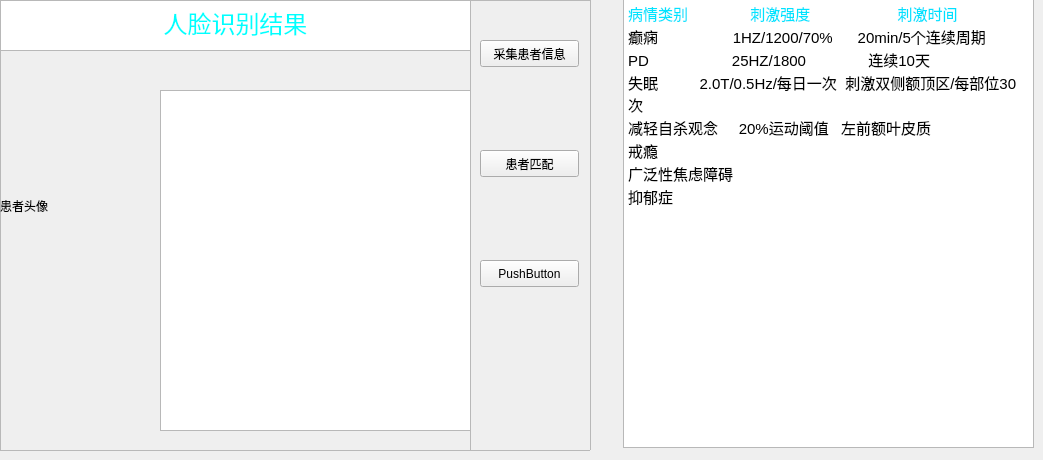
    <widget class="QWidget" name="tab_3">
     <attribute name="title">
      <string>患者数据</string>
     </attribute>
     <widget class="QTextEdit" name="textEdit">
      <property name="geometry">
       <rect>
        <x>623</x>
        <y>-3</y>
        <width>411</width>
        <height>451</height>
       </rect>
      </property>
      <property name="html">
       <string>&lt;!DOCTYPE HTML PUBLIC &quot;-//W3C//DTD HTML 4.0//EN&quot; &quot;http://www.w3.org/TR/REC-html40/strict.dtd&quot;&gt;
&lt;html&gt;&lt;head&gt;&lt;meta name=&quot;qrichtext&quot; content=&quot;1&quot; /&gt;&lt;style type=&quot;text/css&quot;&gt;
p, li { white-space: pre-wrap; }
&lt;/style&gt;&lt;/head&gt;&lt;body style=&quot; font-family:'Ubuntu'; font-size:11pt; font-weight:400; font-style:normal;&quot;&gt;
&lt;p style=&quot; margin-top:0px; margin-bottom:0px; margin-left:0px; margin-right:0px; -qt-block-indent:0; text-indent:0px;&quot;&gt;&lt;span style=&quot; color:#00e4ff;&quot;&gt;病情类别               刺激强度 &lt;/span&gt;                   &lt;span style=&quot; color:#00e2ff;&quot;&gt; 刺激时间&lt;/span&gt;&lt;/p&gt;
&lt;p style=&quot; margin-top:0px; margin-bottom:0px; margin-left:0px; margin-right:0px; -qt-block-indent:0; text-indent:0px;&quot;&gt;癫痫                  1HZ/1200/70%      20min/5个连续周期&lt;/p&gt;
&lt;p style=&quot; margin-top:0px; margin-bottom:0px; margin-left:0px; margin-right:0px; -qt-block-indent:0; text-indent:0px;&quot;&gt;PD                    25HZ/1800               连续10天&lt;/p&gt;
&lt;p style=&quot; margin-top:0px; margin-bottom:0px; margin-left:0px; margin-right:0px; -qt-block-indent:0; text-indent:0px;&quot;&gt;失眠          2.0T/0.5Hz/每日一次  刺激双侧额顶区/每部位30次&lt;/p&gt;
&lt;p style=&quot; margin-top:0px; margin-bottom:0px; margin-left:0px; margin-right:0px; -qt-block-indent:0; text-indent:0px;&quot;&gt;减轻自杀观念     20%运动阈值   左前额叶皮质&lt;/p&gt;
&lt;p style=&quot; margin-top:0px; margin-bottom:0px; margin-left:0px; margin-right:0px; -qt-block-indent:0; text-indent:0px;&quot;&gt;戒瘾&lt;/p&gt;
&lt;p style=&quot; margin-top:0px; margin-bottom:0px; margin-left:0px; margin-right:0px; -qt-block-indent:0; text-indent:0px;&quot;&gt;广泛性焦虑障碍&lt;/p&gt;
&lt;p style=&quot; margin-top:0px; margin-bottom:0px; margin-left:0px; margin-right:0px; -qt-block-indent:0; text-indent:0px;&quot;&gt;抑郁症&lt;/p&gt;&lt;/body&gt;&lt;/html&gt;</string>
      </property>
     </widget>
     <widget class="QFrame" name="frame_10">
      <property name="geometry">
       <rect>
        <x>-50</x>
        <y>0</y>
        <width>641</width>
        <height>451</height>
       </rect>
      </property>
      <property name="frameShape">
       <enum>QFrame::StyledPanel</enum>
      </property>
      <property name="frameShadow">
       <enum>QFrame::Raised</enum>
      </property>
      <widget class="QPushButton" name="pushButton">
       <property name="geometry">
        <rect>
         <x>530</x>
         <y>40</y>
         <width>99</width>
         <height>27</height>
        </rect>
       </property>
       <property name="text">
        <string>采集患者信息</string>
       </property>
      </widget>
      <widget class="QPushButton" name="pushButton_2">
       <property name="geometry">
        <rect>
         <x>530</x>
         <y>150</y>
         <width>99</width>
         <height>27</height>
        </rect>
       </property>
       <property name="text">
        <string>患者匹配</string>
       </property>
      </widget>
      <widget class="QPushButton" name="pushButton_3">
       <property name="geometry">
        <rect>
         <x>530</x>
         <y>260</y>
         <width>99</width>
         <height>27</height>
        </rect>
       </property>
       <property name="text">
        <string>PushButton</string>
       </property>
      </widget>
      <widget class="QFrame" name="frame_11">
       <property name="geometry">
        <rect>
         <x>50</x>
         <y>0</y>
         <width>471</width>
         <height>451</height>
        </rect>
       </property>
       <property name="frameShape">
        <enum>QFrame::StyledPanel</enum>
       </property>
       <property name="frameShadow">
        <enum>QFrame::Raised</enum>
       </property>
       <widget class="QLabel" name="patien_jpg">
        <property name="geometry">
         <rect>
          <x>0</x>
          <y>120</y>
          <width>161</width>
          <height>171</height>
         </rect>
        </property>
        <property name="text">
         <string>患者头像</string>
        </property>
       </widget>
       <widget class="QTextEdit" name="patient_data">
        <property name="geometry">
         <rect>
          <x>160</x>
          <y>90</y>
          <width>311</width>
          <height>341</height>
         </rect>
        </property>
       </widget>
       <widget class="QTextEdit" name="textEdit_3">
        <property name="geometry">
         <rect>
          <x>0</x>
          <y>0</y>
          <width>471</width>
          <height>51</height>
         </rect>
        </property>
        <property name="html">
         <string>&lt;!DOCTYPE HTML PUBLIC &quot;-//W3C//DTD HTML 4.0//EN&quot; &quot;http://www.w3.org/TR/REC-html40/strict.dtd&quot;&gt;
&lt;html&gt;&lt;head&gt;&lt;meta name=&quot;qrichtext&quot; content=&quot;1&quot; /&gt;&lt;style type=&quot;text/css&quot;&gt;
p, li { white-space: pre-wrap; }
&lt;/style&gt;&lt;/head&gt;&lt;body style=&quot; font-family:'Ubuntu'; font-size:11pt; font-weight:400; font-style:normal;&quot;&gt;
&lt;p align=&quot;center&quot; style=&quot; margin-top:0px; margin-bottom:0px; margin-left:0px; margin-right:0px; -qt-block-indent:0; text-indent:0px;&quot;&gt;&lt;span style=&quot; font-size:18pt; color:#00ffff;&quot;&gt;人脸识别结果&lt;/span&gt;&lt;/p&gt;&lt;/body&gt;&lt;/html&gt;</string>
        </property>
       </widget>
       <zorder>patient_data</zorder>
       <zorder>patien_jpg</zorder>
       <zorder>textEdit_3</zorder>
      </widget>
     </widget>
    </widget>
